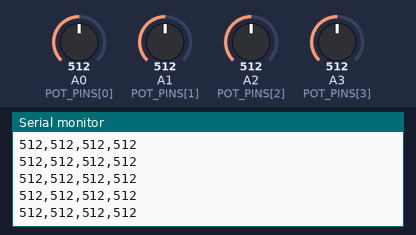
A sketch run on a simulated Arduino Uno, built with avr-gcc and run on an emulated ATmega328P. Shown: the last lines printed to the serial monitor. Inputs (shaded band) come from the test bench; at power-on: A2 (POT_PINS[2]) = 512, A0 (POT_PINS[0]) = 512, A1 (POT_PINS[1]) = 512, A3 (POT_PINS[3]) = 512.

Above: at 5.7 s.
5.8 s: A2 (POT_PINS[2]) set to 111
At 6.3 s:
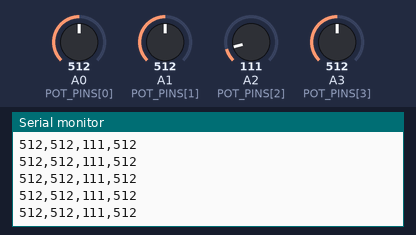
7.3 s: A2 (POT_PINS[2]) set to 94
At 8.1 s:
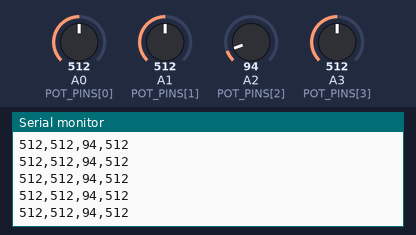
10.3 s: A0 (POT_PINS[0]) set to 104
At 10.8 s:
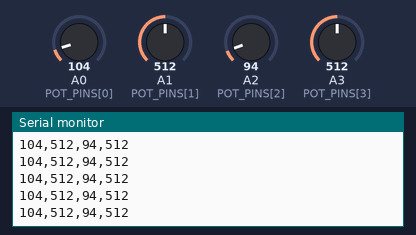
11.8 s: A0 (POT_PINS[0]) set to 92
At 12.3 s:
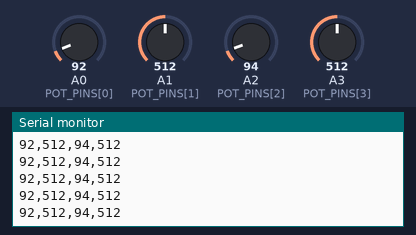
Timing chart, 0 to 14.3 s (numbered marks = the images above; inputs shaded):
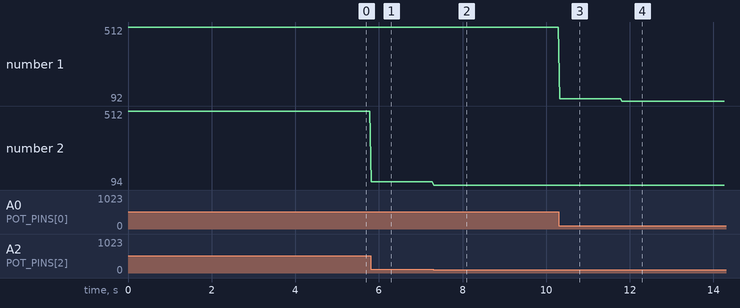

The sketch:

ardino_p5_serial.ino
```cpp
const int POT_PINS[4] = {A0, A1, A2, A3};
int values[4];

void setup() {
  Serial.begin(9600);
}

void loop() {
  for (int i = 0; i < 4; i++) {
    values[i] = analogRead(POT_PINS[i]); // 0 ~ 1023
  }

  Serial.print(values[0]); Serial.print(",");
  Serial.print(values[1]); Serial.print(",");
  Serial.print(values[2]); Serial.print(",");
  Serial.println(values[3]);

  delay(30);
}
```

Measured:
- after the input at 5.8 s, the serial monitor: prints a new line at once (image 1)
- after the input at 7.3 s, the serial monitor: prints a new line at once (image 2)
- after the input at 10.3 s, the serial monitor: prints a new line at once (image 3)
- after the input at 11.8 s, the serial monitor: prints a new line at once (image 4)
- plotted number 1: 512 → 104 after the input at 10.3 s, 104 → 92 after the input at 11.8 s
- plotted number 2: 512 → 111 after the input at 5.8 s, 111 → 94 after the input at 7.3 s
